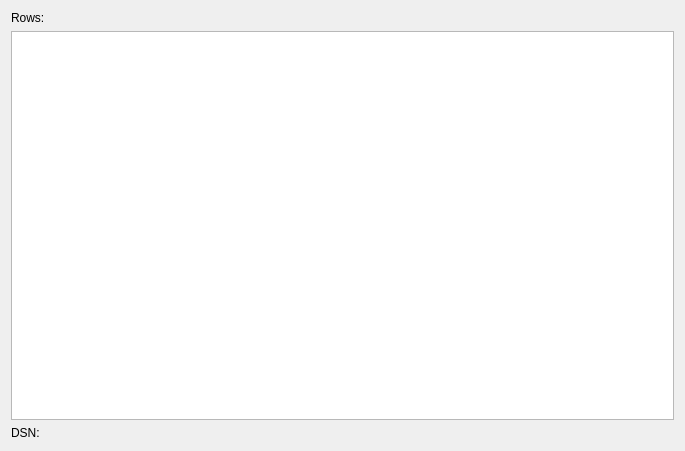
<?xml version="1.0" encoding="UTF-8"?>
<ui version="4.0">
 <class>ResultWindow</class>
 <widget class="QWidget" name="ResultWindow">
  <property name="geometry">
   <rect>
    <x>0</x>
    <y>0</y>
    <width>685</width>
    <height>451</height>
   </rect>
  </property>
  <property name="windowTitle">
   <string>Form</string>
  </property>
  <layout class="QVBoxLayout" name="verticalLayout">
   <item>
    <widget class="QLabel" name="ResultCountLabel">
     <property name="text">
      <string>Rows: </string>
     </property>
     <property name="margin">
      <number>3</number>
     </property>
    </widget>
   </item>
   <item>
    <widget class="ODBC_TableView" name="SQLResultTableView">
     <property name="font">
      <font>
       <pointsize>8</pointsize>
       <kerning>true</kerning>
      </font>
     </property>
     <property name="cursor" stdset="0">
      <cursorShape>ArrowCursor</cursorShape>
     </property>
     <property name="frameShape">
      <enum>QFrame::StyledPanel</enum>
     </property>
     <property name="frameShadow">
      <enum>QFrame::Sunken</enum>
     </property>
     <property name="midLineWidth">
      <number>1</number>
     </property>
     <property name="alternatingRowColors">
      <bool>true</bool>
     </property>
     <property name="sortingEnabled">
      <bool>true</bool>
     </property>
     <attribute name="verticalHeaderDefaultSectionSize">
      <number>20</number>
     </attribute>
    </widget>
   </item>
   <item>
    <widget class="QLabel" name="DSNLabel">
     <property name="text">
      <string>DSN: </string>
     </property>
    </widget>
   </item>
  </layout>
 </widget>
 <customwidgets>
  <customwidget>
   <class>ODBC_TableView</class>
   <extends>QTableView</extends>
   <header>ODBC_TableView.h</header>
  </customwidget>
 </customwidgets>
 <resources/>
 <connections/>
</ui>
